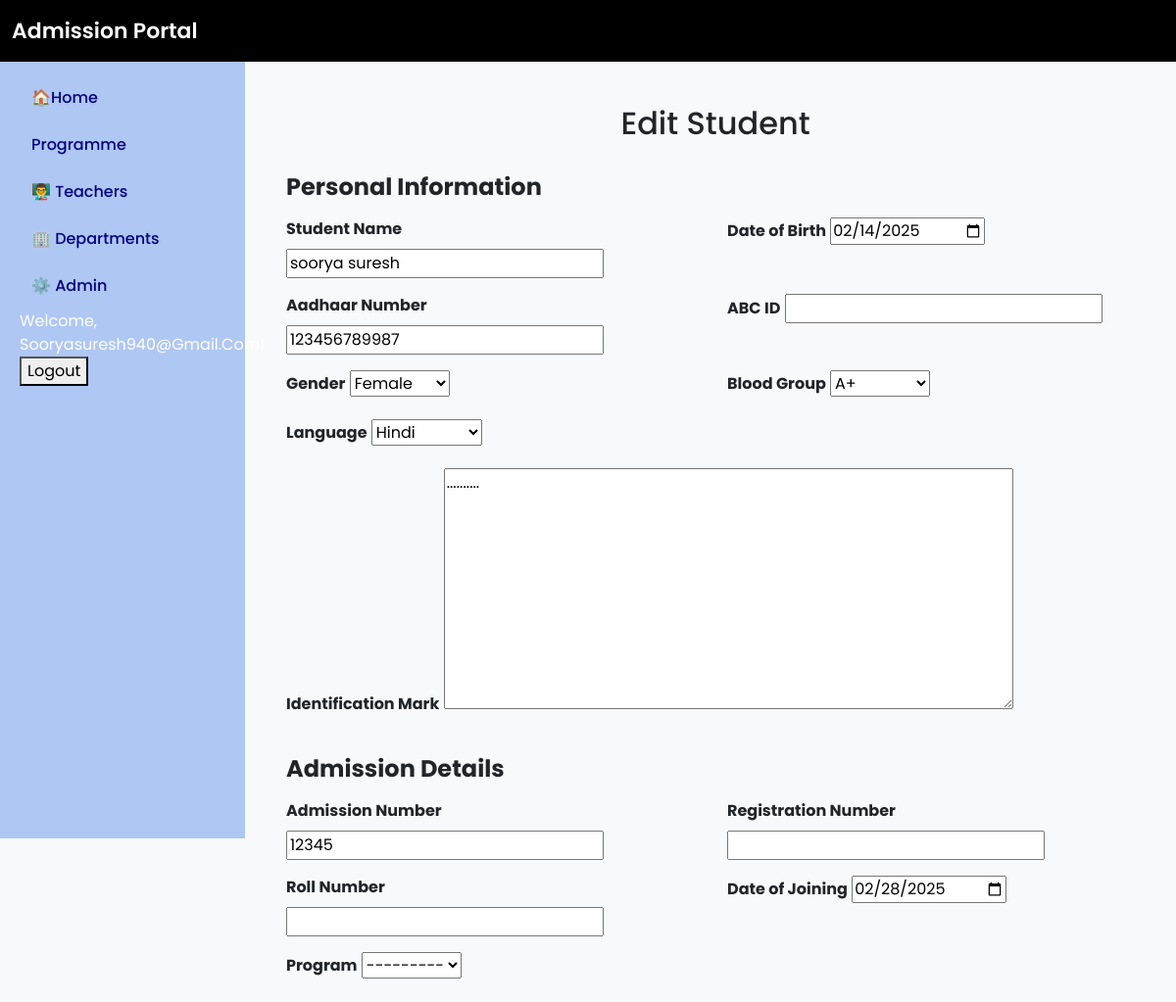
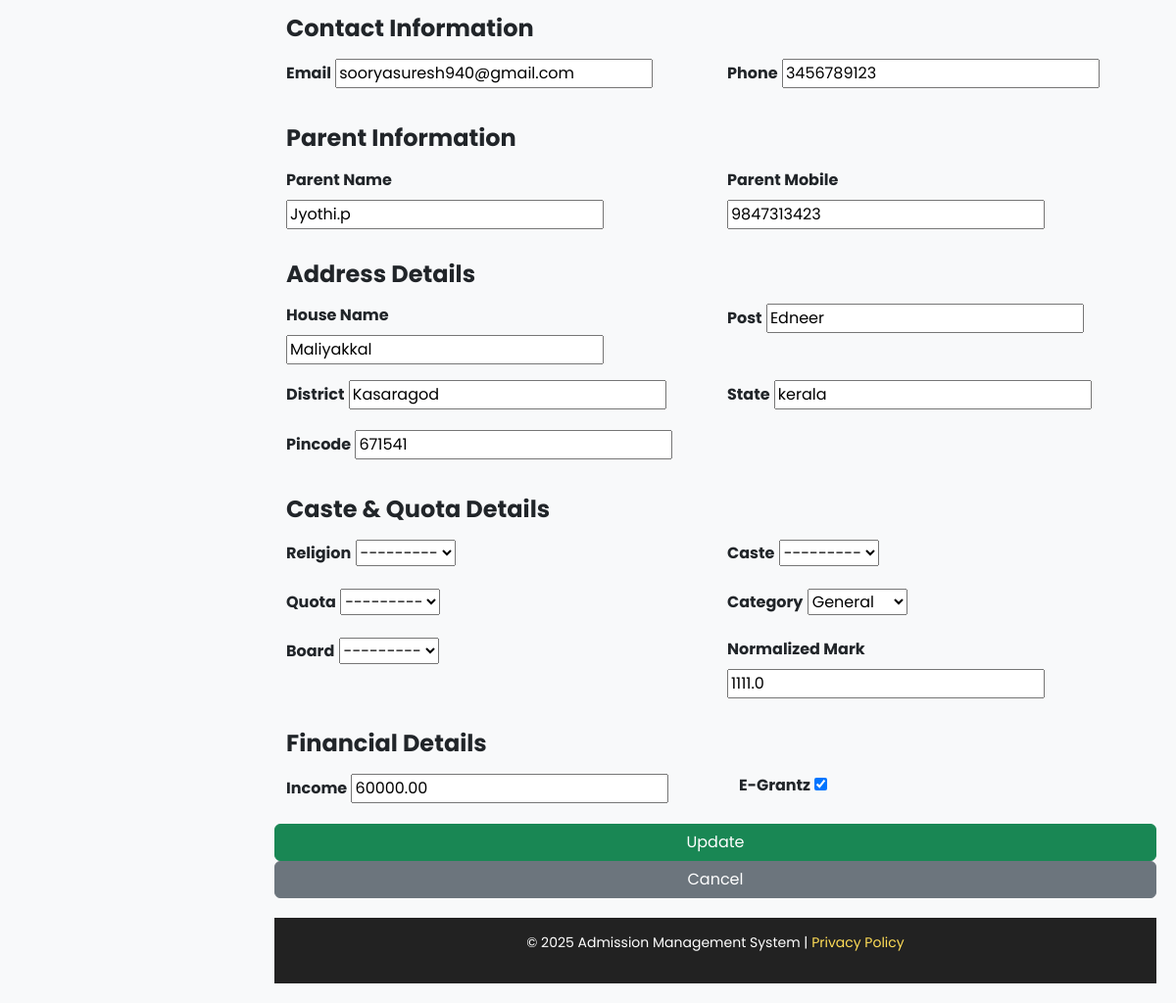
The page /students/edit/1/ (signed in) on the database its author committed (2 pictures, top to bottom).
### admission/models.py (models this page shows, shortened)
class Student(models.Model):
    user = models.OneToOneField(User, on_delete=models.CASCADE,null=True,default=None)
    stud_name = models.CharField(max_length=100)
    stud_adm_no = models.CharField(max_length=20, unique=True)
    stud_reg_no = models.CharField(max_length=20, unique=True, blank=True, null=True)
    stud_roll_no = models.CharField(max_length=20, unique=True, blank=True, null=True)
    aadhaar = models.CharField(max_length=12, unique=True)
    abc_id = models.CharField(max_length=50, blank=True, null=True)
    email = models.EmailField(unique=True)
    phone = models.CharField(max_length=15)
    dob = models.DateField()
    caste = models.ForeignKey(Caste, on_delete=models.SET_NULL, blank=True, null=True)  # Foreign Key to Caste
    religion = models.ForeignKey(Religion, on_delete=models.SET_NULL, blank=True, null=True)  # Foreign Key to Religion
    quota = models.ForeignKey(Quota, on_delete=models.SET_NULL, blank=True, null=True)
    category = models.ForeignKey(Category, on_delete=models.SET_NULL, blank=True, null=True)
    program= models.ForeignKey(Program, on_delete=models.SET_NULL, blank=True, null=True)  # Foreign Key to Quota# Foreign Key to Quota
    pathway= models.ForeignKey(Pathway, on_delete=models.SET_NULL, blank=True, null=True)  # Foreign Key to Quota# Foreign Key to Quota
    board=models.ForeignKey(Board, on_delete=models.SET_NULL, blank=True, null=True)
    normalized_mark = models.FloatField(default=0.0)
    parent_name = models.CharField(max_length=100)
    parent_mob = models.CharField(max_length=15)
    house_name = models.CharField(max_length=100)
    post = models.CharField(max_length=50)
    district = models.CharField(max_length=50)
    state = models.CharField(max_length=50)
    pincode = models.CharField(max_length=10)
    date_of_joining = models.DateField()
    income = models.DecimalField(max_digits=10, decimal_places=2, blank=True, null=True)
    egrantz = models.BooleanField(default=False)
    status = models.BooleanField(default=True)  # Active/Inactive
    gender = models.CharField(max_length=10, choices=[('Male', 'Male'), ('Female', 'Female'), ('Other', 'Other')])
    blood_group = models.CharField(max_length=5, choices=[('A+', 'A+'), ('A-', 'A-'), ('B+', 'B-'), ('O+', 'O-'), ('AB+', 'AB-')])
    language=models.CharField(max_length=10, choices=[('Malayalam', 'Malayalam'), ('Hindi', 'Hindi')] ,default='Malayalam')
    identification_mark = models.TextField(blank=True, null=True)

### admission/views.py (the view)
# urls.py: path('students/edit/<int:student_id>/', views.edit_student, name='edit_student'),  # Edit student
def edit_student(request, student_id):
    student = get_object_or_404(Student, id=student_id)
    if request.method == "POST":
        form = StudentForm(request.POST, request.FILES, instance=student)
        if form.is_valid():
            form.save()
            return redirect("manage_student")  # Redirect to student list
    else:
        form = StudentForm(instance=student)
    return render(request, "edit_student.html", {"form": form})

### admission/forms.py (shortened to what this page needs)
class StudentForm(forms.ModelForm):
    class Meta:
        model = Student
        fields = '__all__'  # Includes all fields from the model
        exclude = ['user']
        stud_reg_no = forms.CharField(required=False)  # ✅ Optional
        stud_adm_no = forms.CharField(required=False)  # ✅ Optional
        stud_roll_no = forms.CharField(required=False)  # ✅
        caste = forms.ModelChoiceField(queryset=Caste.objects.all(), required=False)
        religion = forms.ModelChoiceField(queryset=Religion.objects.all(), required=False)
        quota = forms.ModelChoiceField(queryset=Quota.objects.all(), required=False)
        category = forms.ModelChoiceField(queryset=Category.objects.all(), empty_label="Select Category", required=True)
        normalized_mark = forms.FloatField(widget=forms.NumberInput(attrs={'step': '0.01'}))
        widgets = {
            'dob': forms.DateInput(attrs={'type': 'date'}),
            'date_of_joining': forms.DateInput(attrs={'type': 'date'}),
            'egrantz': forms.CheckboxInput(),
            'status': forms.CheckboxInput(),
        }

### admission/models.py (called while the page is built)
    def __str__(self):
        return self.name

### admission/templates/edit_student.html (shortened to what this page needs)
{% extends 'base.html' %}
{% block content %}
<div class="container mt-4">
    <h2 class="text-center">Edit Student</h2>
    <form method="POST" enctype="multipart/form-data" class="mt-3">
        <div class="row">
            <h4 class="mt-3 mb-3"><strong>Personal Information</strong></h4>
            <div class="col-md-6 mb-3">
                <label class="form-label fw-bold">Student Name</label>
                {{ form.stud_name }}
            </div>
            <div class="col-md-6 mb-3">
                <label class="form-label fw-bold">Date of Birth</label>
                {{ form.dob }}
            </div>
            <div class="col-md-6 mb-3">
                <label class="form-label fw-bold">Aadhaar Number</label>
                {{ form.aadhaar }}
            </div>
            <div class="col-md-6 mb-3">
                <label class="form-label fw-bold">ABC ID</label>
                {{ form.abc_id }}
            </div>
            <div class="col-md-6 mb-3">
                <label class="form-label fw-bold">Gender</label>
                {{ form.gender }}
            </div>
            <div class="col-md-6 mb-3">
                <label class="form-label fw-bold">Blood Group</label>
                {{ form.blood_group }}
            </div>
            <div class="col-md-6 mb-3">
                <label class="form-label fw-bold">Language</label>
                {{ form.language }}
            </div>
            <div class="col-md-12 mb-3">
                <label class="form-label fw-bold">Identification Mark</label>
                {{ form.identification_mark }}
            </div>
            <h4 class="mt-3 mb-3"><strong>Admission Details</strong></h4>
            <div class="col-md-6 mb-3">
                <label class="form-label fw-bold">Admission Number</label>
                {{ form.stud_adm_no }}
            </div>
            <div class="col-md-6 mb-3">
                <label class="form-label fw-bold">Registration Number</label>
                {{ form.stud_reg_no }}
            </div>
            <div class="col-md-6 mb-3">
                <label class="form-label fw-bold">Roll Number</label>
                {{ form.stud_roll_no }}
            </div>
            <div class="col-md-6 mb-3">
                <label class="form-label fw-bold">Date of Joining</label>
                {{ form.date_of_joining }}
            </div>
            <div class="col-md-6 mb-3">
                <label class="form-label fw-bold">Program</label>
                {{ form.program }}
            </div>
            <h4 class="mt-3 mb-3"><strong>Contact Information</strong></h4>
            <div class="col-md-6 mb-3">
                <label class="form-label fw-bold">Email</label>
                {{ form.email }}
            </div>
            <div class="col-md-6 mb-3">
                <label class="form-label fw-bold">Phone</label>
                {{ form.phone }}
            </div>
            <h4 class="mt-3 mb-3"><strong>Parent Information</strong></h4>
            <div class="col-md-6 mb-3">
                <label class="form-label fw-bold">Parent Name</label>
                {{ form.parent_name }}
            </div>
            <div class="col-md-6 mb-3">
                <label class="form-label fw-bold">Parent Mobile</label>
                {{ form.parent_mob }}
            </div>
            <h4 class="mt-3 mb-3"><strong>Address Details</strong></h4>
            <div class="col-md-6 mb-3">
                <label class="form-label fw-bold">House Name</label>
                {{ form.house_name }}
            </div>
            <div class="col-md-6 mb-3">
                <label class="form-label fw-bold">Post</label>
                {{ form.post }}
            </div>
            <div class="col-md-6 mb-3">
                <label class="form-label fw-bold">District</label>
                {{ form.district }}
            </div>
            <div class="col-md-6 mb-3">
                <label class="form-label fw-bold">State</label>
                {{ form.state }}
            </div>
            <div class="col-md-6 mb-3">
                <label class="form-label fw-bold">Pincode</label>
                {{ form.pincode }}
            </div>
            <h4 class="mt-3 mb-3"><strong>Caste & Quota Details</strong></h4>
            <div class="col-md-6 mb-3">
                <label class="form-label fw-bold">Religion</label>
                {{ form.religion }}
            </div>
            <div class="col-md-6 mb-3">
                <label class="form-label fw-bold">Caste</label>
                {{ form.caste }}
            </div>
            <div class="col-md-6 mb-3">
                <label class="form-label fw-bold">Quota</label>
                {{ form.quota }}
            </div>
            <div class="col-md-6 mb-3">
                <label class="form-label fw-bold">Category</label>
                {{ form.category }}
            </div>
            <div class="col-md-6 mb-3">
                <label class="form-label fw-bold">Board</label>
                {{ form.board }}
            </div>
            <div class="col-md-6 mb-3">
                <label class="form-label fw-bold">Normalized Mark</label>
                {{ form.normalized_mark }}
            </div>
            <h4 class="mt-3 mb-3"><strong>Financial Details</strong></h4>
            <div class="col-md-6 mb-3">
                <label class="form-label fw-bold">Income</label>
                {{ form.income }}
            </div>
            <div class="col-md-6 mb-3 form-check">
                <label class="form-check-label fw-bold">E-Grantz</label>
                {{ form.egrantz }}
            </div>
        <button type="submit" class="btn btn-success">Update</button>
        <a href="{% url 'manage_student' %}" class="btn btn-secondary">Cancel</a>
    </form>
</div>
{% endblock %}

### templates/base.html (shortened to what this page needs)
<!DOCTYPE html>
<html lang="en">
<head>
    <link href="https://cdn.jsdelivr.net/npm/bootstrap@5.3.0/dist/css/bootstrap.min.css" rel="stylesheet">
</head>
<body>
    <nav class="navbar navbar-expand-lg navbar-dark fixed-top">
        <div class="container-fluid">
            <a class="navbar-brand" href="/">Admission Portal</a>
        </div>
    </nav>
    <div class="sidebar">
        <ul class="nav flex-column">
            <li class="nav-item"><a class="nav-link" href="/index"> 🏠Home</a></li>
            <li class="nav-item"><a class="nav-link" href="/manage_program"> Programme</a></li>
            <li class="nav-item"><a class="nav-link" href="">👨‍🏫 Teachers</a></li>
            <li class="nav-item"><a class="nav-link" href="/manage_department">🏢 Departments</a></li>
            <li class="nav-item"><a class="nav-link" href="#">⚙️ Admin</a></li>
            {% if user.is_authenticated %}
                <ul class="navbar-nav">
                    <li class="nav-item">
                        <span class="navbar-text text-white me-3">Welcome, {{ user.username|title }}!</span>
                    </li>
                    <li>
                        <form  method="post" action="{% url 'logout' %}">
                            <button class="logout" type="submit">Logout</button>
                          </form>
                    </li>
                </ul>
                {% else %}
                <ul class="navbar-nav">
                    <li class="nav-item">
                        <a class="nav-link" href="#">Login</a>
                    </li>
                </ul>
                {% endif %}
        </ul>
    </div>
    <div class="content">
        {% block content %}
        {% endblock %}
    </div>
    <footer class="footer">
        <p>&copy; 2025 Admission Management System | <a href="#">Privacy Policy</a></p>
    </footer>
</body>
</html>

### templates/base.html (style rules this page uses)
body { font-family: 'Poppins', sans-serif; background: #f8f9fa; display: flex; min-height: 100vh; flex-direction: column; }
.navbar { background: #000 !important; padding: 10px 0; position:relative; }
.navbar-brand { font-weight: 600; font-size: 22px; color: #fff; }
.sidebar { width: 250px; height: 100vh; position: fixed; left: 0; top: 56px; background:rgb(175,199,243); padding: 20px; }
.sidebar .nav-link { color:navy; font-weight: 500; padding: 12px; border-radius: 5px; transition: all 0.3s; display: block; }
.content { margin-left: 260px; padding: 20px; flex-grow: 1; }
.footer { background: #222; color: white; text-align: center; padding: 15px; margin-top: 20px; font-size: 14px; }
.footer a { color: #ffdd57; text-decoration: none; }

### rows shown on the page
Student: stud_name "soorya suresh", dob "02/14/2025", aadhaar "123456789987", gender "Female", blood_group "A+", language "Hindi", identification_mark "..........", stud_adm_no "12345", date_of_joining "02/28/2025", program "---------", email "sooryasuresh940@gmail.com", phone "3456789123", parent_name "Jyothi.p", parent_mob "9847313423", house_name "Maliyakkal", post "Edneer", district "Kasaragod", state "kerala", pincode "671541", religion "---------", caste "---------", quota "---------", category "General", board "---------", normalized_mark "1111.0", income "60000.00", egrantz "☑"

### other values the page prints
{{ user.username|title }} "Sooryasuresh940@Gmail.Com"
